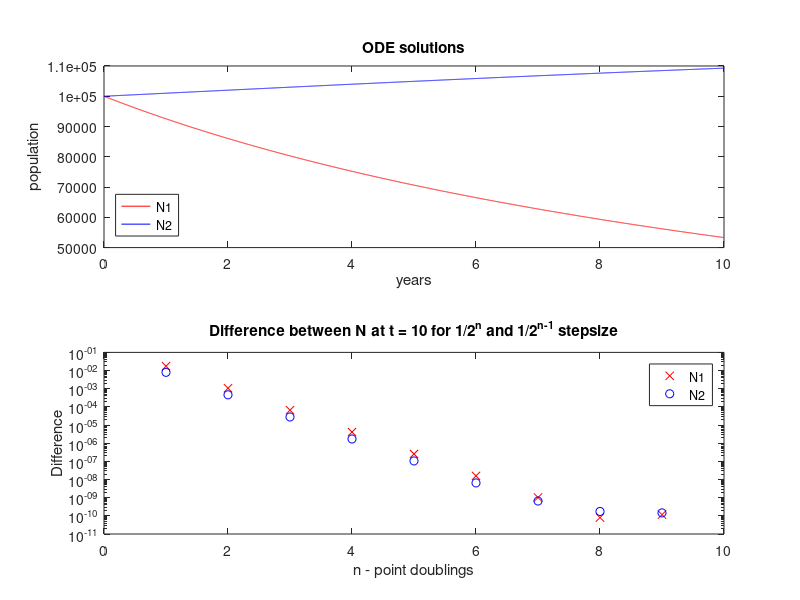
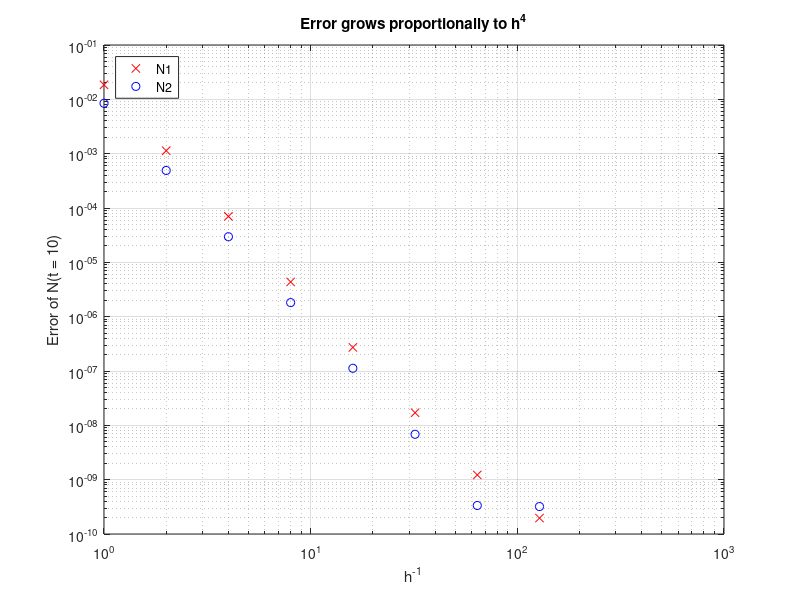

Recreate these plots in MATLAB, in order.
%% Matt McFarland
% ENGS 91, lab 6, question 1

function [] = q1()
clear all; close all;
format long

%% Define Functions and Constants
A1      = .1;        % birthrates
A2      = .1;

B1      = 8.0e-7;    % deathrates
B2      = 8.0e-7;

C1      = 1.0e-6;    % competition rate
C2      = 1.0e-7;

N1_0    = 1e5;
N2_0    = 1e5;

t_0     = 0;        % 0 years
t_end   = 10;       % 10 years

n_max   = 9;        % solve for 1 to n_max point doublings

% Differential equations
dN1 = @(N1, N2) (N1 * (A1 - B1 * N1 - C1 * N2));
dN2 = @(N1, N2) (N2 * (A2 - B2 * N2 - C2 * N1));

% Stepsize function
StepSize = @(n) (1 ./ ( 2.^n ));

% Runge Kutta ODE next step
RK4OFunc = @MyRK4O;

%%
% Runge Kutta Fourth Order function defined at end of file
% 
% This problem's ODE solver defined at end of file


%% Solve ODE for different time step sizes
[N1, N2, t] = SolveODE(dN1, dN2, RK4OFunc, StepSize, N1_0, N2_0, t_0, t_end, n_max);


convergence = zeros(n_max+1,4);
prev_points = (t_end - t_0) / StepSize(0) + 1;
for i = 2:n_max+1
    points = (t_end - t_0) / StepSize(i-1) + 1;
    
    convergence(i,1) = points;
    convergence(i,2) = abs(N1(i,points) - N1(i-1,prev_points));
    
    convergence(i,3) = points;
    convergence(i,4) = abs(N2(i,points) - N2(i-1,prev_points));
    
    prev_points = points;
end

%%
% When the difference between the solutions to the ODEs at t = 10 becomes
% too small for machine precision, the difference will cease to decrease
% even though the step size continues to shrink.

figure()
subplot(2,1,1)
plot(t(end,1:end),N1(end,1:end),'r', ...
    t(end,1:end),N2(end,1:end),'b')
xlabel('years')
ylabel('population')
title('ODE solutions')
legend('N1','N2','Location','southwest')

subplot(2,1,2)
semilogy(0:n_max, convergence(:,2), 'rx',...
    0:n_max, convergence(:,4), 'bo');
xlabel('n - point doublings')
ylabel('Difference')
title('Difference between N at t = 10 for 1/2^n and 1/2^{n-1} stepsize')
legend('N1','N2')

%%
% Record the "True" values (limited by our machine precision)
%
% Step Size needed is StepSize(n = 9) (1/2^9)

N1_true = N1(end,end)
N2_true = N2(end,end)

best_n = 8;
limit_step_size = StepSize(best_n)

%% Increase the step size by factors of two
% Compare the solution to the ODEs at t = 10 for these larger step sizes.
% The SolveODE function that I invoked earlier actually solves the ODE's
% for step sizes in factors of 1/2, 1/4, 1/8, ... So we can just use the
% data from those solutions to see what happens as we increase the step
% size (instead of resolving for step sizes we've already computed). 

error1 = zeros(1,best_n);
error2 = zeros(1,best_n);

for i = (best_n-1):-1:0
    points = (t_end - t_0) / StepSize(i) + 1;
    
    % calculate error from "true" value and value at t = 10 for step size
    error1(best_n - i) = abs(N1_true - N1(i+1,points));
    error2(best_n - i) = abs(N2_true - N2(i+1,points));
end

% Plot log of the error for each increased step size 
figure()
n_val = (best_n-1):-1: 0;
stepsizes = StepSize( n_val );

loglog(1./stepsizes, error1(1:end),'rx',...
        1./stepsizes, error2(1:end),'bo');
grid on
xlabel('h^{-1}')
ylabel('Error of N(t = 10)')
title('Error grows proportionally to h^{4}')
legend('N1','N2','Location','northwest')

inverse_step_sizes = 1 ./ stepsizes;

% Get Slopes
l1 = polyfit(log10(inverse_step_sizes(3:end)), log10(error1(3:end)), 1)
l2 = polyfit(log10(inverse_step_sizes(3:end)), log10(error1(3:end)), 1)
end

%% Solve this ODE function -- specific to this problem (modified from q4 on lab5)
%
%  Outputs a n X 2^n matrix of solution values
%  where for values(row, column)
%  Row is the n in the step size calculation
%  Column is the ith step
% 
%  Can be applied for Single Step solution functions
function [N1, N2, t] = SolveODE(N1RateFunc,N2RateFunc,SolutionFunc,StepFunc,N1_0,N2_0,t_0,t_end,n_max)
    
    % Find out how many steps will be needed for the n_max method
    max_len = (t_end - t_0) / StepFunc(n_max);
    t = zeros(n_max + 1, max_len);
    N1 = zeros(n_max + 1, max_len);
    N2 = zeros(n_max + 1, max_len);
    
    t(:,1)  = t_0;
    N1(:,1) = N1_0;
    N2(:,1) = N2_0;
    
    n = 0:n_max;
    
    % Calculate Solutions iterations for each n value
    for i = 1:length(n)
        delta_t = StepFunc(n(i));
        steps = (t_end - t_0) / delta_t;
        for j = 1:steps
            t(i,j+1) = t(i,1) + j * delta_t;
            [N1(i,j+1),N2(i,j+1)] = SolutionFunc(N1RateFunc,N2RateFunc,N1(i,j),N2(i,j),delta_t);
        end
    end

end

%% 
% Runge-Kutta 4th Order Method for solving ODE given rate function, current (y,t) and step size
% Modified for this problem
function [N1_next, N2_next] = MyRK4O(N1RateFunc,N2RateFunc,N1_0,N2_0,step)
    % R# - rate of change for N1
    % V# - rate of change for N2

    % First evaluation
    R1      = N1RateFunc(N1_0, N2_0);
    V1      = N2RateFunc(N1_0, N2_0);
    
    % Second Evaluation
    R2      = N1RateFunc(N1_0 + step/2 * R1, N2_0 + step/2 * V1);
    V2      = N2RateFunc(N1_0 + step/2 * R1, N2_0 + step/2 * V1);
    
    % Third Evaluation
    R3      = N1RateFunc(N1_0 + step/2 * R2, N2_0 + step/2 * V2);
    V3      = N2RateFunc(N1_0 + step/2 * R2, N2_0 + step/2 * V2);
    
    % Fourth Evaluation
    R4      = N1RateFunc(N1_0 + step * R3, N2_0 + step * V3);   
    V4      = N2RateFunc(N1_0 + step * R3, N2_0 + step * V3);
    
    % Get Next Values
    N1_next = N1_0 + step/6 * (R1 + 2*(R2 + R3) + R4);
    N2_next = N2_0 + step/6 * (V1 + 2*(V2 + V3) + V4);
end
